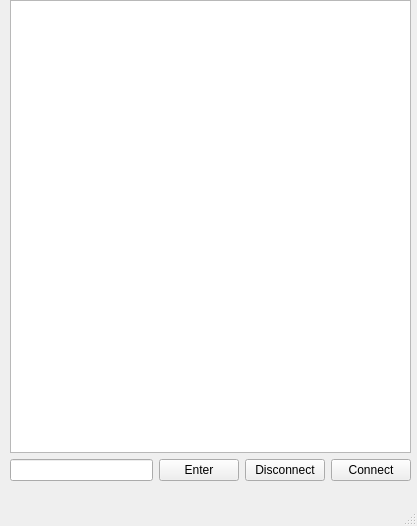
<?xml version="1.0" encoding="UTF-8"?>
<ui version="4.0">
 <class>MainWindow</class>
 <widget class="QMainWindow" name="MainWindow">
  <property name="geometry">
   <rect>
    <x>0</x>
    <y>0</y>
    <width>417</width>
    <height>526</height>
   </rect>
  </property>
  <property name="windowTitle">
   <string>MainWindow</string>
  </property>
  <widget class="QWidget" name="centralwidget">
   <widget class="QWidget" name="gridLayoutWidget">
    <property name="geometry">
     <rect>
      <x>10</x>
      <y>0</y>
      <width>401</width>
      <height>481</height>
     </rect>
    </property>
    <layout class="QGridLayout" name="gridLayout">
     <item row="3" column="0">
      <widget class="QLineEdit" name="lineEdit"/>
     </item>
     <item row="3" column="1">
      <widget class="QPushButton" name="pushButton">
       <property name="text">
        <string>Enter</string>
       </property>
      </widget>
     </item>
     <item row="3" column="2">
      <widget class="QPushButton" name="LogIn">
       <property name="text">
        <string>Disconnect</string>
       </property>
      </widget>
     </item>
     <item row="3" column="3">
      <widget class="QPushButton" name="Connect">
       <property name="text">
        <string>Connect</string>
       </property>
      </widget>
     </item>
     <item row="0" column="0" colspan="4">
      <widget class="QTextBrowser" name="textBrowser"/>
     </item>
    </layout>
   </widget>
  </widget>
  <widget class="QMenuBar" name="menubar">
   <property name="geometry">
    <rect>
     <x>0</x>
     <y>0</y>
     <width>417</width>
     <height>20</height>
    </rect>
   </property>
  </widget>
  <widget class="QStatusBar" name="statusbar"/>
 </widget>
 <resources/>
 <connections/>
</ui>
